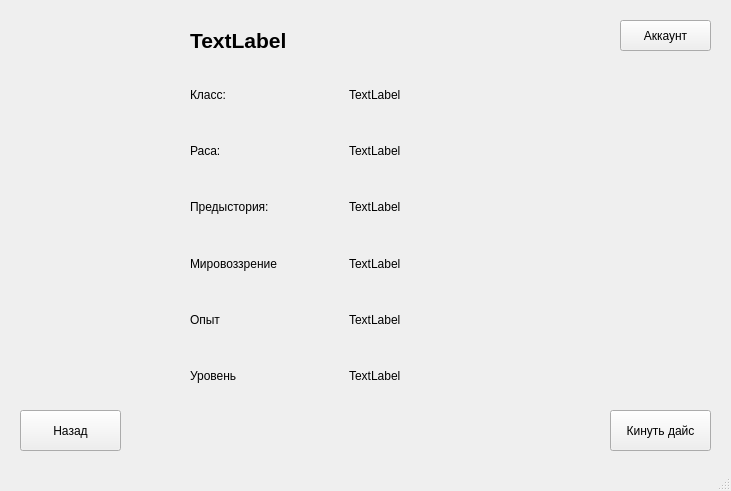
<?xml version="1.0" encoding="UTF-8"?>
<ui version="4.0">
 <class>MainWindow</class>
 <widget class="QMainWindow" name="MainWindow">
  <property name="geometry">
   <rect>
    <x>0</x>
    <y>0</y>
    <width>731</width>
    <height>491</height>
   </rect>
  </property>
  <property name="windowTitle">
   <string>MainWindow</string>
  </property>
  <widget class="QWidget" name="centralwidget">
   <widget class="QPushButton" name="account_btn">
    <property name="geometry">
     <rect>
      <x>620</x>
      <y>20</y>
      <width>91</width>
      <height>31</height>
     </rect>
    </property>
    <property name="text">
     <string>Аккаунт</string>
    </property>
   </widget>
   <widget class="QPushButton" name="throw_dice_btn">
    <property name="geometry">
     <rect>
      <x>610</x>
      <y>410</y>
      <width>101</width>
      <height>41</height>
     </rect>
    </property>
    <property name="text">
     <string>Кинуть дайс</string>
    </property>
   </widget>
   <widget class="QPushButton" name="back_btn">
    <property name="geometry">
     <rect>
      <x>20</x>
      <y>410</y>
      <width>101</width>
      <height>41</height>
     </rect>
    </property>
    <property name="text">
     <string>Назад</string>
    </property>
   </widget>
   <widget class="QWidget" name="gridLayoutWidget">
    <property name="geometry">
     <rect>
      <x>190</x>
      <y>70</y>
      <width>311</width>
      <height>331</height>
     </rect>
    </property>
    <layout class="QGridLayout" name="gridLayout">
     <item row="2" column="0">
      <widget class="QLabel" name="label_3">
       <property name="text">
        <string>Предыстория:</string>
       </property>
      </widget>
     </item>
     <item row="4" column="0">
      <widget class="QLabel" name="label_5">
       <property name="text">
        <string>Опыт</string>
       </property>
      </widget>
     </item>
     <item row="3" column="0">
      <widget class="QLabel" name="label_4">
       <property name="text">
        <string>Мировоззрение</string>
       </property>
      </widget>
     </item>
     <item row="0" column="0">
      <widget class="QLabel" name="label">
       <property name="text">
        <string>Класс:</string>
       </property>
      </widget>
     </item>
     <item row="1" column="0">
      <widget class="QLabel" name="label_2">
       <property name="text">
        <string>Раса:</string>
       </property>
      </widget>
     </item>
     <item row="5" column="0">
      <widget class="QLabel" name="label_6">
       <property name="text">
        <string>Уровень</string>
       </property>
      </widget>
     </item>
     <item row="0" column="1">
      <widget class="QLabel" name="class_label">
       <property name="text">
        <string>TextLabel</string>
       </property>
      </widget>
     </item>
     <item row="1" column="1">
      <widget class="QLabel" name="species_label">
       <property name="text">
        <string>TextLabel</string>
       </property>
      </widget>
     </item>
     <item row="2" column="1">
      <widget class="QLabel" name="background_label">
       <property name="text">
        <string>TextLabel</string>
       </property>
      </widget>
     </item>
     <item row="3" column="1">
      <widget class="QLabel" name="world_view_label">
       <property name="text">
        <string>TextLabel</string>
       </property>
      </widget>
     </item>
     <item row="4" column="1">
      <widget class="QLabel" name="exp_label">
       <property name="text">
        <string>TextLabel</string>
       </property>
      </widget>
     </item>
     <item row="5" column="1">
      <widget class="QLabel" name="level_label">
       <property name="text">
        <string>TextLabel</string>
       </property>
      </widget>
     </item>
    </layout>
   </widget>
   <widget class="QLabel" name="name_label">
    <property name="geometry">
     <rect>
      <x>190</x>
      <y>10</y>
      <width>311</width>
      <height>61</height>
     </rect>
    </property>
    <property name="toolTip">
     <string>&lt;html&gt;&lt;head/&gt;&lt;body&gt;&lt;p&gt;&lt;span style=&quot; font-size:16pt; font-weight:600;&quot;&gt;name&lt;/span&gt;&lt;/p&gt;&lt;/body&gt;&lt;/html&gt;</string>
    </property>
    <property name="whatsThis">
     <string>&lt;html&gt;&lt;head/&gt;&lt;body&gt;&lt;p&gt;&lt;span style=&quot; font-size:16pt; font-weight:600;&quot;&gt;Name&lt;/span&gt;&lt;/p&gt;&lt;/body&gt;&lt;/html&gt;</string>
    </property>
    <property name="text">
     <string>&lt;html&gt;&lt;head/&gt;&lt;body&gt;&lt;p&gt;&lt;span style=&quot; font-size:16pt; font-weight:600;&quot;&gt;TextLabel&lt;/span&gt;&lt;/p&gt;&lt;/body&gt;&lt;/html&gt;</string>
    </property>
   </widget>
  </widget>
  <widget class="QStatusBar" name="statusbar"/>
 </widget>
 <resources/>
 <connections/>
</ui>
